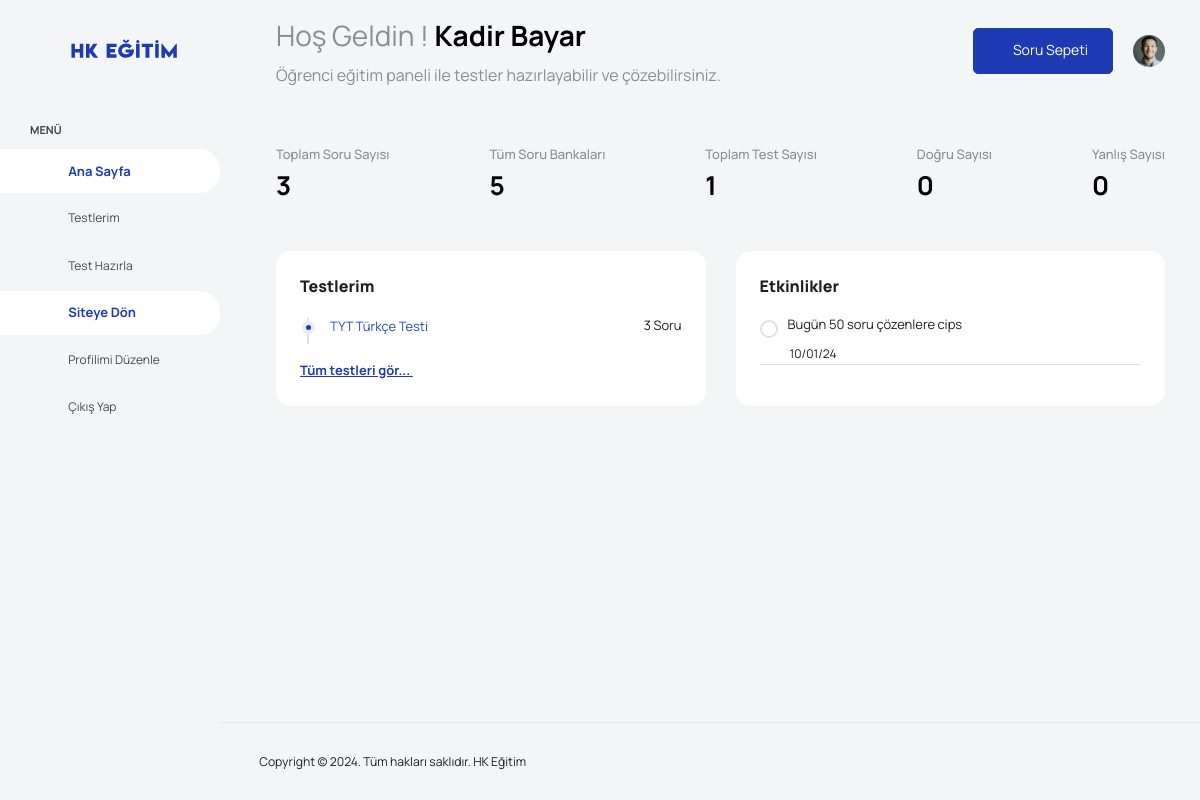
The page /StudentPanel/index.php (signed in) on the database its author committed.
### tables this page shows
CREATE TABLE IF NOT EXISTS `sptests` (
  `Id` int NOT NULL AUTO_INCREMENT,
  `user_id` int NOT NULL,
  `test_id` varchar(500) NOT NULL,
  `Title` varchar(255) NOT NULL,
  `Correct` int NOT NULL DEFAULT '0',
  `Wrong` int NOT NULL DEFAULT '0',
  PRIMARY KEY (`Id`)
);

CREATE TABLE IF NOT EXISTS `event` (
  `Id` int NOT NULL AUTO_INCREMENT,
  `Description` varchar(255) NOT NULL,
  `Date` date NOT NULL,
  PRIMARY KEY (`Id`)
);

### StudentPanel/index.php (the view, shortened to what this page needs)
<?php
include_once 'head.php';
?>
<?php if (isset($_SESSION['Id']) && isset($_SESSION['Username'])) { ?>
    <div class="container-scroller">
        <nav class="navbar default-layout col-lg-12 col-12 p-0 fixed-top d-flex align-items-top flex-row">
            <div class="text-center navbar-brand-wrapper d-flex align-items-center justify-content-start">
                <div class="me-3">
                    <button class="navbar-toggler navbar-toggler align-self-center" type="button"
                            data-bs-toggle="minimize">
                        <span class="icon-menu"></span>
                    </button>
                </div>
                <div>
                    <a class="navbar-brand brand-logo" href="index.html">
                        <img src="../assets/images/logo.svg" alt="logo"/>
                    </a>
                </div>
            </div>
            <div class="navbar-menu-wrapper d-flex align-items-top">
                <ul class="navbar-nav">
                    <li class="nav-item font-weight-semibold d-none d-lg-block ms-0">
                        <h1 class="welcome-text">Hoş Geldin ! <span
                                    class="text-black fw-bold"><?php echo $_SESSION['Name']; ?></span></h1>
                        <h3 class="welcome-sub-text">Öğrenci eğitim paneli ile testler hazırlayabilir ve
                            çözebilirsiniz.</h3>
                    </li>
                </ul>
                <?php
                include_once 'navbar.php';
                ?>
            </div>
        </nav>
        <div class="container-fluid page-body-wrapper">
            <?php
            include_once 'sidebar.php';
            ?>
            <div class="main-panel">
                <div class="content-wrapper">
                    <div class="row">
                        <div class="col-sm-12">
                            <div class="home-tab">
                                <div class="tab-content tab-content-basic">
                                    <div class="tab-pane fade show active" id="overview" role="tabpanel"
                                         aria-labelledby="overview">
                                        <div class="row">
                                            <div class="col-sm-12">
                                                <div class="statistics-details d-flex align-items-center justify-content-between">
                                                    <?php
                                                    $userId = $_SESSION['Id'];
                                                    $stmt = $conn->query("SELECT COUNT(*) FROM books");
                                                    $count = $stmt->fetchColumn();
                                                    $stmk = $conn->prepare("SELECT SUM(Correct) FROM sptests WHERE user_id = :user_id");
                                                    $stmk->bindParam(':user_id', $userId, PDO::PARAM_INT);
                                                    $stmk->execute();
                                                    $totalCorrect = $stmk->fetchColumn();
                                                    $totalCorrect = ($totalCorrect !== null) ? $totalCorrect : 0;
                                                    $stmz = $conn->prepare("SELECT SUM(Wrong) FROM sptests WHERE user_id = :user_id");
                                                    $stmz->bindParam(':user_id', $userId, PDO::PARAM_INT);
                                                    $stmz->execute();
                                                    $totalWrong = $stmz->fetchColumn();
                                                    $totalWrong = ($totalWrong !== null) ? $totalWrong : 0;
                                                    $totalTest = $conn->query("SELECT COUNT(*) FROM sptests where user_id = $userId");
                                                    $totalResult = $totalTest->fetchColumn();
                                                    $stmr = $conn->prepare("SELECT GROUP_CONCAT(DISTINCT test_id) as testIds FROM sptests WHERE user_id = :user_id");
                                                    $stmr->bindParam(':user_id', $userId, PDO::PARAM_INT);
                                                    $stmr->execute();
                                                    $result2 = $stmr->fetch(PDO::FETCH_ASSOC);
                                                    $testIds = $result2['testIds'];
                                                    $numberOfTests = 0;
                                                    if ($testIds !== null) {
                                                        $testIdArray = explode(',', $testIds);
                                                        $numberOfTests = count($testIdArray);
                                                    }
                                                    ?>
                                                    <div>
                                                        <p class="statistics-title">Toplam Soru Sayısı</p>
                                                        <h3 class="rate-percentage"><?php echo $numberOfTests; ?></h3>
                                                    </div>
                                                    <div>
                                                        <p class="statistics-title">Tüm Soru Bankaları</p>
                                                        <h3 class="rate-percentage"><?php echo $count; ?></h3>
                                                    </div>
                                                    <div>
                                                        <p class="statistics-title">Toplam Test Sayısı</p>
                                                        <h3 class="rate-percentage"><?php echo $totalResult; ?></h3>
                                                    </div>
                                                    <div class="d-none d-md-block">
                                                        <p class="statistics-title">Doğru Sayısı</p>
                                                        <h3 class="rate-percentage"><?php echo $totalCorrect; ?></h3>
                                                    </div>
                                                    <div class="d-none d-md-block">
                                                        <p class="statistics-title">Yanlış Sayısı</p>
                                                        <h3 class="rate-percentage"><?php echo $totalWrong; ?></h3>
                                                    </div>
                                                </div>
                                            </div>
                                        </div>
                                        <div class="row">
                                            <div class="col-lg-12 d-flex flex-column">
                                                <div class="row flex-grow">
                                                    <div class="col-md-6 col-lg-6 grid-margin stretch-card">
                                                        <div class="card card-rounded">
                                                            <div class="card-body">
                                                                <div class="d-flex align-items-center justify-content-between mb-3">
                                                                    <h4 class="card-title card-title-dash">
                                                                        Testlerim</h4>
                                                                </div>
                                                                <ul class="bullet-line-list">
                                                                    <?php $id = $_SESSION['Id'];
                                                                    $test = $conn->query("SELECT * FROM sptests WHERE user_id = $id LIMIT 7")->fetchAll();
                                                                    foreach ($test as $item) {
                                                                        $testIds = explode(',', $item['test_id']);
                                                                        $numberOfTests = count($testIds);
                                                                        ?>
                                                                        <li>
                                                                            <div class="d-flex justify-content-between">
                                                                                <div>
                                                                                    <span class="text-light-green"><?php echo $item['Title']; ?></span>
                                                                                </div>
                                                                                <p><?php echo $numberOfTests; ?>
                                                                                    Soru</p>
                                                                            </div>
                                                                        </li>
                                                                    <?php } ?>
                                                                </ul>
                                                                <div class="list align-items-center pt-3">
                                                                    <div class="wrapper w-100">
                                                                        <p class="mb-0">
                                                                            <a href="testtable.php"
                                                                               class="fw-bold text-primary">Tüm testleri
                                                                                gör...
                                                                                <i class="mdi mdi-arrow-right ms-2"></i></a>
                                                                        </p>
                                                                    </div>
                                                                </div>
                                                            </div>
                                                        </div>
                                                    </div>
                                                    <div class="col-md-6 col-lg-6 grid-margin stretch-card">
                                                        <div class="card card-rounded">
                                                            <div class="card-body">
                                                                <div class="row">
                                                                    <div class="col-lg-12">
                                                                        <div class="d-flex justify-content-between align-items-center">
                                                                            <h4 class="card-title card-title-dash">
                                                                                Etkinlikler</h4>
                                                                        </div>
                                                                        <div class="list-wrapper">
                                                                            <ul class="todo-list todo-list-rounded">
                                                                                <?php $event = $conn->query("SELECT * FROM event")->fetchAll();
                                                                                foreach ($event as $item) { ?>
                                                                                    <li class="d-block">
                                                                                        <div class="form-check w-100">
                                                                                            <label class="form-check-label">
                                                                                                <?php echo $item['Description']; ?>
                                                                                            </label>
                                                                                            <div class="d-flex mt-2">
                                                                                                <div class="ps-4 text-small me-3">
                                                                                                    <?php
                                                                                                    $dateTime = new DateTime($item['Date']);
                                                                                                    $formattedDateTime = $dateTime->format('d/m/y');
                                                                                                    echo $formattedDateTime;
                                                                                                    ?>
                                                                                                </div>
                                                                                            </div>
                                                                                        </div>
                                                                                    </li>
                                                                                <?php } ?>
                                                                            </ul>
                                                                        </div>
                                                                    </div>
                                                                </div>
                                                            </div>
                                                        </div>
                                                    </div>
                                                </div>
                                            </div>
                                        </div>
                                    </div>
                                </div>
                            </div>
                        </div>
                    </div>
                </div>
                <?php
                include_once 'footer.php';
                ?>
            </div>
        </div>
    </div>
    <?php
    include_once 'script.php';
} else {
    header("Location: login.php?error=" . urlencode("Lütfen bu sayfayı görüntülemek için önce oturum açın."));
} ?>

### rows shown on the page
sptests: Title "TYT Türkçe Testi", test "3"
event: Description "Bugün 50 soru çözenlere cips", Date "10/01/24"

### other values the page prints
$_SESSION['Name'] "Kadir Bayar"
$numberOfTests "3"
$count "5"
$totalResult "1"
$totalCorrect "0"
$totalWrong "0"
